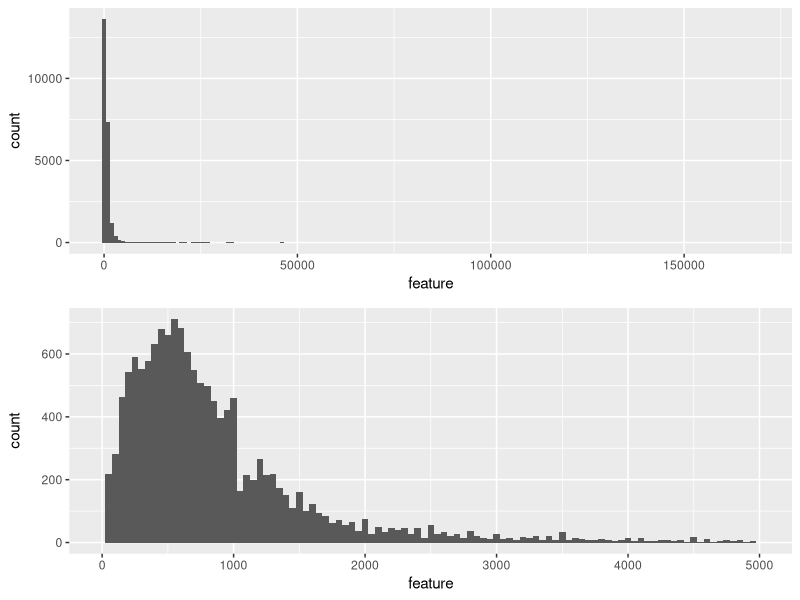
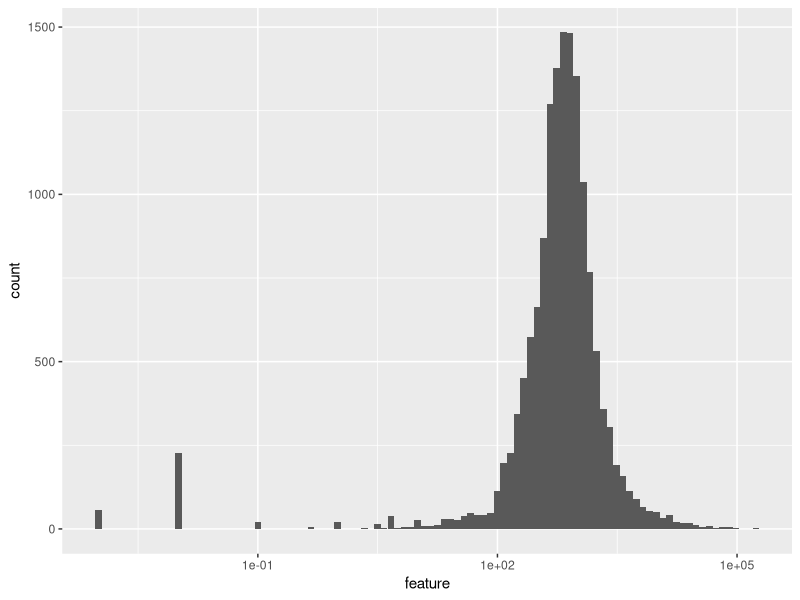
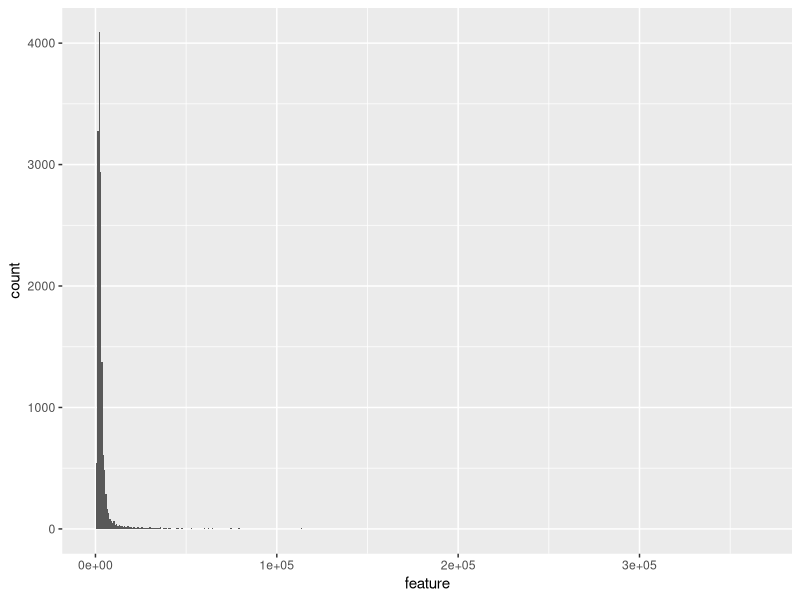
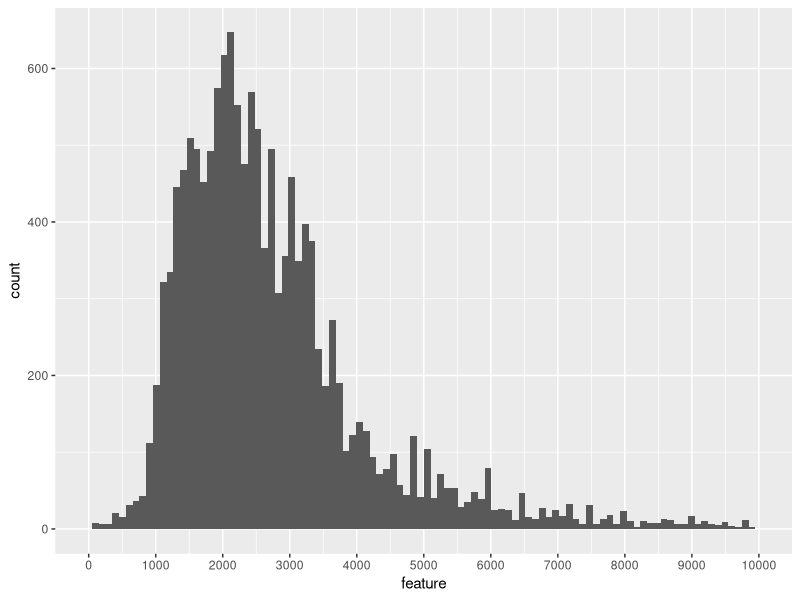
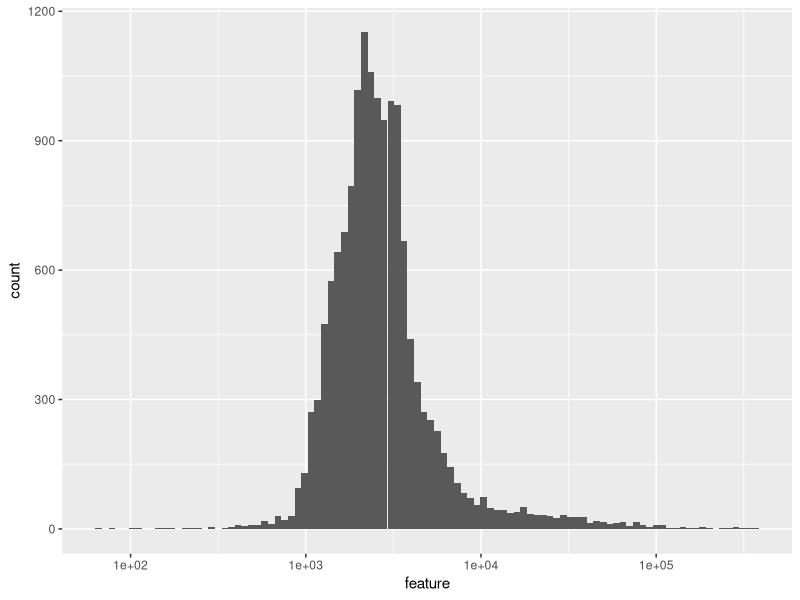
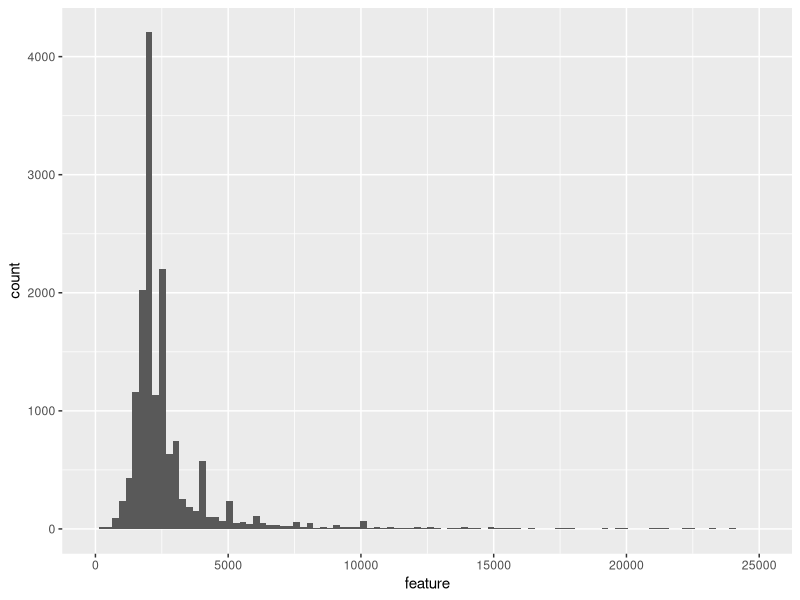
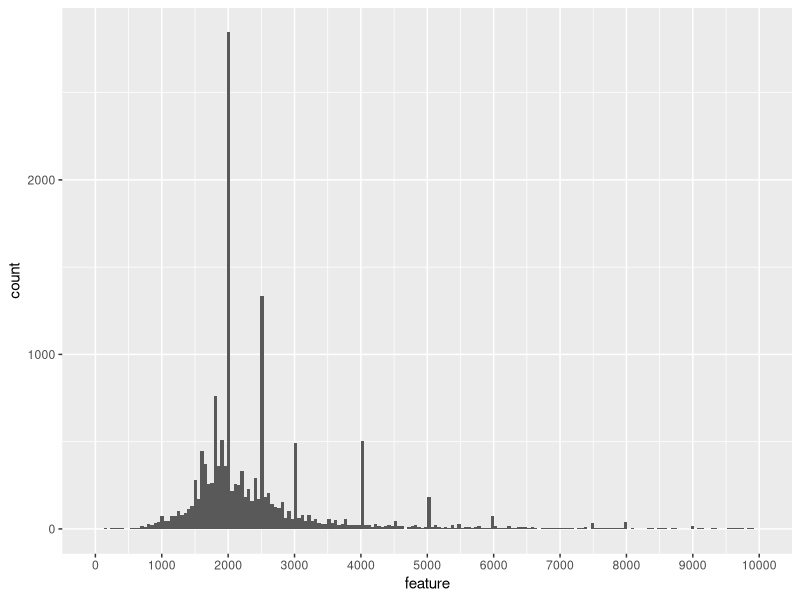
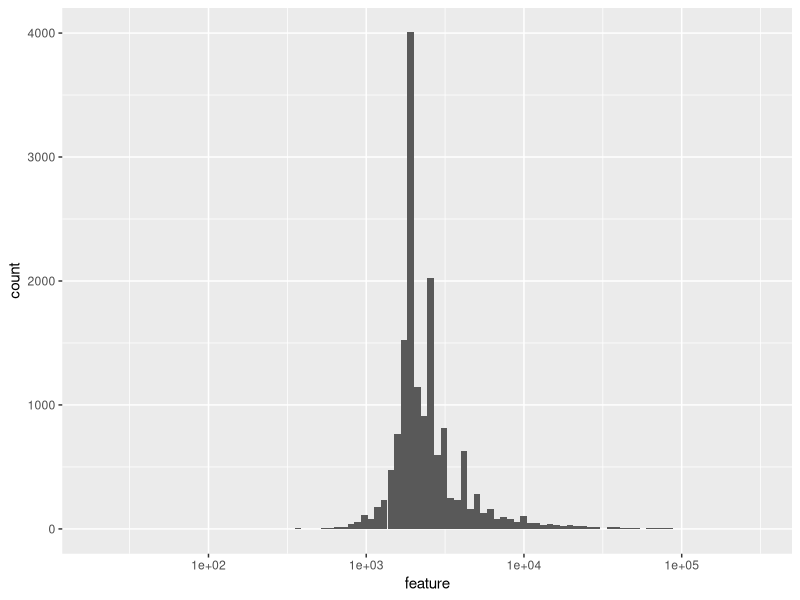

These charts were generated, in order, by the following R code:
## ---- chunk 1

library(ggplot2)
library(openxlsx)
library(gdata)
library(dplyr)
library(stats)
library(gridExtra)
library(grid)
library(gtable)
## ---- chunk 2
knitr::opts_chunk$set(warning=FALSE, message=FALSE)
## ---- chunk 3
# load the data 
sales <- read.xlsx("rollingsales_brooklyn.xlsx", sheet = 1, startRow = 5,
                   detectDates = TRUE)

# convert all column names to lower case
colnames(sales) <- tolower(colnames(sales))

# substitute empty strings with NA
sales[sales$tax.class.at.present =='  ', ]$tax.class.at.present <- NA
sales[sales$building.class.at.present =='  ', ]$building.class.at.present <-NA 
sales[sales$apartment.number == "            ", ]$apartment.number <-NA

# substitute zero zipcodes with NA
sales[sales$zip.code == 0,11] <-NA

# convert all categorical values to factor
sales$neighborhood <- as.factor(sales$neighborhood)
sales$building.class.category <- as.factor(sales$building.class.category)
sales$tax.class.at.present <- as.factor(sales$tax.class.at.present)
sales$building.class.at.present <- as.factor(sales$building.class.at.present)
sales$tax.class.at.time.of.sale <- as.factor(sales$tax.class.at.time.of.sale)
sales$building.class.at.time.of.sale <-
  as.factor(sales$building.class.at.time.of.sale)
sales$block <- as.factor(sales$block)
sales$lot <- as.factor(sales$lot)
sales$zip.code <- as.factor(sales$zip.code)

# substitute zeros and probably erroneus years with NA
sales[!is.na(sales$year.built) & sales$year.built == 1380,17] <- NA
sales[!is.na(sales$year.built) & sales$year.built == 1050,17] <- NA
sales[!is.na(sales$year.built) & sales$year.built == 0, 17] <- NA

# trim whitespaces
sales$neighborhood <- trim(sales$neighborhood)
sales$building.class.category <- trim(sales$building.class.category)
sales$address <- trim(sales$address)
sales$apartment.number <- trim(sales$apartment.number)
## ---- chunk 4
#  plots basic histogram
hist_base <- function(feature,  ...){
  ggplot(sales, aes(feature)) + geom_histogram( ... )
}
# plots basic bar chart
bar_base <- function(feature){
  ggplot(sales, aes(feature)) + geom_bar()
}
## ---- chunk 5
str(sales)
head(sales)

## ---- chunk 6
summary(sales$sale.price)

## ---- chunk 7
head(table(sales$sale.price))
## ---- chunk 8
nonzero_prices <- subset(sales, sale.price > 0)
summary(nonzero_prices$sale.price)
## ---- chunk 9
# select properties with 1$ price
one_dollar_sale <- sales %>%
  filter(sale.price == 1) %>%
  select(building.class.category,address, year.built,
         gross.square.feet, sale.price)
head(one_dollar_sale,10)
## ---- chunk 10
#p1 <- hist_base(sales$sale.price/1000, binwidth = 1000)
## ---- chunk 11
p1 <- hist_base(sales$sale.price/1000, binwidth = 1000)
p2 <-hist_base(sales$sale.price/1000, binwidth = 50) + xlim(0.001,5000)

g1 <- ggplotGrob(p1)
g2 <- ggplotGrob(p2)

g = rbind(g1, g2, size="first")
g$widths = grid::unit.pmax(g1$widths, g2$widths)
grid::grid.newpage()
grid::grid.draw(g)
## ---- chunk 12
hist_base(sales$sale.price/1000,bins = 100) + scale_x_log10()
## ---- chunk 13
summary(sales$gross.square.feet)
## ---- chunk 14
summary(subset(sales, gross.square.feet > 0)$gross.square.feet)
## ---- chunk 15
hist_base(sales$gross.square.feet, bins = 500) +
  scale_x_continuous(limits = c(1, 366000))
## ---- chunk 16
plot <-hist_base(sales$gross.square.feet, bins = 100) 
plot + scale_x_continuous(limits = c(1, 10000), breaks = seq(0,10000,1000))
## ---- chunk 17
plot + scale_x_log10()
## ---- chunk 18
summary(sales$land.square.feet)
## ---- chunk 19
summary(subset(sales, land.square.feet > 0)$land.square.feet)
## ---- chunk 20
plot <-hist_base(sales$land.square.feet, bins = 100)
plot +  scale_x_continuous(limits = c(1, 25000))
## ---- chunk 21
hist_base(sales$land.square.feet, bins = 200) +
  scale_x_continuous(limits = c(1, 10000), breaks = seq(0,10000,1000))
## ---- chunk 22
plot + scale_x_log10()
## ---- chunk 23
# create new feature "total square feet" as sum of land and gross sf
sales <- mutate(sales, total.square.feet = land.square.feet + gross.square.feet)
## ---- chunk 24
summary(sales$total.square.feet)
## ---- chunk 25
summary(subset(sales, total.square.feet > 0)$total.square.feet)
## ---- chunk 26
plot <- hist_base(sales$total.square.feet, bins = 100)
## ---- chunk 27
plot + scale_x_continuous(limits = c(1,20000))
## ---- chunk 28
# create new feature "price.square.foot" price divided by total sq.ft
sales$price.square.foot <- 
   ifelse(sales$total.square.feet > 0,
          round(sales$sale.price / sales$total.square.feet, 2), 0)
## ---- chunk 29
summary(subset(sales, price.square.foot > 0)$price.square.foot)

## ---- chunk 30
hist_base(sales$price.square.foot, binwidth = 50) +
  scale_x_continuous(limits = c(0, 12060))
## ---- chunk 31
hist_base(sales$price.square.foot, binwidth = 10) +
  scale_x_continuous(limits = c(0.01, 2000))
## ---- chunk 32
summary(sales$year.built)
## ---- chunk 33
hist_base(sales$year.built, binwidth = 5) +
  scale_x_continuous(limits = c(1800,2020), breaks = seq(1800,2020,20))
## ---- chunk 34
hist_base(sales$year.built, binwidth = 1) + 
  scale_x_continuous(limits = c(1800,2020), breaks = seq(1800,2020,20))
## ---- chunk 35
table(sales$residential.units)
## ---- chunk 36
plot <- hist_base(sales$residential.units, binwidth = 1) 
plot
## ---- chunk 37
plot + scale_x_continuous(limits = c(0,50))
## ---- chunk 38
table(sales$commercial.units)
## ---- chunk 39
plot <- hist_base(sales$commercial.units, binwidth = 1)
plot
## ---- chunk 40
plot + scale_x_continuous(limits = c(0,20))
## ---- chunk 41
table(sales$total.units)
## ---- chunk 42
plot <- hist_base(sales$total.units, binwidth = 1)
plot
## ---- chunk 43
plot + scale_x_continuous(limits = c(0,20))
## ---- chunk 44
table(sales$borough)
## ---- chunk 45
# barplot with bars reordered by count
ggplot(sales,
       aes(x= reorder(neighborhood,neighborhood,function(x) length(x)))) + 
  geom_bar() + coord_flip() +
  labs(x = "Neighborhood")

## ---- chunk 46
sort(table(sales$building.class.category), decreasing = TRUE)[1:10]

## ---- chunk 47
ggplot(sales, aes(x = reorder(building.class.category,
                              building.class.category,
                              function(x) length(x)))) + 
  geom_bar() +
  coord_flip() +
  scale_y_log10(breaks = c(10,100,500,1000,5000)) +
  labs(x= "Building class category")
  
## ---- chunk 48
table(sales$tax.class.at.present)
## ---- chunk 49
sort(table(sales$block), decreasing = TRUE) [1:10]
## ---- chunk 50
sort(table(sales$lot), decreasing = TRUE) [1:10]
## ---- chunk 51
table(sales$`ease-ment`)
## ---- chunk 52
sort(table(sales$building.class.at.present), decreasing = TRUE)[1:10]
## ---- chunk 53
table(sales$building.class.at.present)
## ---- chunk 54
sort(table(sales$address), decreasing = TRUE)[1:5]
## ---- chunk 55
bar_base(sales$zip.code) +
  coord_flip() +
  labs(x = "zip code")
## ---- chunk 56
table(sales$tax.class.at.time.of.sale)
## ---- chunk 57
sort(table(sales$building.class.at.time.of.sale), decreasing = TRUE)
## ---- chunk 58
hist_base(sales$sale.date, binwidth = 1)
## ---- chunk 59
hist_base(sales$sale.date, binwidth = 7) +
  scale_x_date(date_breaks = '1 month') +
  theme(axis.text.x = element_text(angle=60, hjust=1))

## ---- chunk 60
ggplot(sales, aes(gross.square.feet, sale.price/1000)) +
  geom_point(alpha = 0.1) +
  scale_x_continuous(limits = c(0, 50000)) + 
  scale_y_continuous(limits = c(0, 50000)) 
## ---- chunk 61
ggplot(sales, aes(gross.square.feet, sale.price/1000)) +
  geom_point(alpha = 0.1) +
  scale_x_continuous(limits = c(1, 10000)) + 
  scale_y_continuous(limits = c(1, 10000)) + 
  geom_smooth()

## ---- chunk 62
cor = cor.test(sales$sale.price, sales$gross.square.feet)
cor$estimate
## ---- chunk 63
ggplot(sales, aes(land.square.feet, sale.price/1000)) +
  geom_point(alpha = 0.1) 

## ---- chunk 64
ggplot(sales, aes(land.square.feet, sale.price/1000)) +
  geom_point(alpha = 0.1) +
  scale_x_continuous(limits = c(1, 10000)) + 
  scale_y_continuous(limits = c(1, 10000)) 
## ---- chunk 65
cor = cor.test(sales$sale.price, sales$land.square.feet)
cor$estimate
## ---- chunk 66
ggplot(sales, aes(total.square.feet, sale.price/1000)) +
  geom_point(alpha = 0.1) +
  scale_x_continuous(limits = c(0, 50000)) + 
  scale_y_continuous(limits = c(0, 50000)) 
## ---- chunk 67
ggplot(sales, aes(total.square.feet, sale.price/1000)) +
  geom_point(alpha = 0.1) +
  scale_x_continuous(limits = c(1, 10000)) + 
  scale_y_continuous(limits = c(1, 10000)) + 
  geom_smooth(method = "lm")
## ---- chunk 68
cor = cor.test(sales$sale.price, sales$total.square.feet)
cor$estimate
## ---- chunk 69
ggplot(sales, aes(total.square.feet, price.square.foot)) + 
  geom_point(alpha = 1/20) + 
  scale_x_continuous(limits = c(1,10000)) +
  scale_y_continuous(limits = c(1,1000)) + 
  geom_smooth()
## ---- chunk 70
ggplot(sales, aes(year.built, price.square.foot)) + 
  geom_point(alpha = 1/20)  
## ---- chunk 71
ggplot(sales, aes(year.built, price.square.foot)) + 
  geom_jitter(alpha = 1/30, width = 1) + 
  scale_x_continuous(limits = c(1895,2016), breaks = seq(1890,2020,20)) + 
  scale_y_continuous(limits = c(1,2000))
## ---- chunk 72
# add new feature "year.built.bucket" - divide years to 10 year buckets
sales$year.built.bucket <- cut(sales$year.built,
                               breaks = seq(1890,2020,10),
                               dig.lab = 4)
## ---- chunk 73
ggplot(subset(sales,price.square.foot > 0),
       aes( year.built.bucket,price.square.foot)) + 
  geom_boxplot(outlier.colour = NA) + 
  scale_y_continuous(limits = c(0,1000)) +
  theme(axis.text.x = element_text(angle=60, hjust=1))
## ---- chunk 74
ggplot(filter(sales, price.square.foot > 0),
       aes(neighborhood, price.square.foot)) + 
  geom_boxplot() + 
  coord_flip(ylim = c(1,2500)) 
## ---- chunk 75
ggplot(filter(sales, sale.price > 0),
       aes(neighborhood, sale.price/(total.units * 1000))) + 
  geom_boxplot() + 
  coord_flip(ylim = c(0,5000))
## ---- chunk 76
ggplot(filter(sales,gross.square.feet >0),
       aes(neighborhood, gross.square.feet)) + 
  geom_boxplot() + 
  scale_y_log10() +
  coord_flip()
## ---- chunk 77
ggplot(filter(sales,gross.square.feet >0),
       aes(neighborhood, gross.square.feet/total.units)) + 
  geom_boxplot() + 
  coord_flip(ylim = c(0,30000))
## ---- chunk 78
ggplot(filter(sales,gross.square.feet >0),
       aes(neighborhood, gross.square.feet/total.units)) + 
  geom_boxplot() + 
  coord_flip(ylim = c(0,10000))
## ---- chunk 79
ggplot(filter(sales,sale.price > 0),
       aes(tax.class.at.present, sale.price/1000)) + 
  geom_boxplot() +
  coord_cartesian(ylim = c(0,10000))
## ---- chunk 80
ggplot(filter(sales,price.square.foot >0), aes(price.square.foot)) + 
  geom_density(aes(color = tax.class.at.present)) +
  coord_cartesian(xlim = c(0,2000)) +
  scale_color_brewer(palette = "Dark2")
## ---- chunk 81
ggplot(filter(sales,price.square.foot > 0),
       aes(tax.class.at.present, price.square.foot)) + 
  geom_boxplot() +
  coord_cartesian(ylim = c(0,3000))
## ---- chunk 82
ggplot(sales, aes(neighborhood) ) +
  geom_bar(aes(fill= tax.class.at.time.of.sale), position = "dodge") + 
  coord_flip() + scale_fill_brewer(palette = "Set1")
## ---- chunk 83
ggplot(sales, aes(neighborhood) ) +
  geom_bar(aes(fill= tax.class.at.time.of.sale), position = "fill") + 
  coord_flip() +
  scale_fill_brewer(palette = 'Set1')
## ---- chunk 84
ggplot(sales, aes(building.class.category, price.square.foot)) +
  geom_boxplot() + 
  coord_flip() + 
  scale_y_continuous(limits = c(1,1000))
## ---- chunk 85
ggplot(sales, aes(sale.date, sale.price/1000)) +
  geom_point(alpha = 1/5) +
  scale_x_date(date_breaks = '1 month') + 
  scale_y_continuous(limits = c(0,50000)) +
  theme(axis.text.x = element_text(angle=60, hjust=1))
## ---- chunk 86
# added summary statistics to the plot
ggplot(sales, aes(sale.date, sale.price/1000)) + 
  geom_point(alpha = 1/20) + 
  geom_line(color = 'red',stat = "summary", fun.y = mean) + 
  scale_x_date(date_breaks = '1 month') +
  scale_y_continuous(limits = c(1,10000)) +
  theme(axis.text.x = element_text(angle=60, hjust=1))
## ---- chunk 87
ggplot(sales, aes(sale.date, price.square.foot)) +
  geom_point(alpha = 1/5) +
  scale_x_date(date_breaks = '1 month') + 
  scale_y_continuous(limits = c(1,1000)) +
  geom_smooth(method = 'gam') +
  theme(axis.text.x = element_text(angle=60, hjust=1))
## ---- chunk 88
ggplot(sales, aes(gross.square.feet, sale.price/1000,
                  color = tax.class.at.time.of.sale)) +
  geom_point(alpha = 0.3) +
  scale_x_continuous(limits = c(1, 10000)) + 
  scale_y_continuous(limits = c(1, 10000)) +
  scale_color_brewer(palette = 'Set2') +
  geom_smooth(se = FALSE)
## ---- chunk 89
ggplot(filter(sales,gross.square.feet > 0), aes(gross.square.feet)) + 
  geom_density(aes(color = tax.class.at.time.of.sale)) + 
  coord_cartesian(xlim = c(1,20000))
## ---- chunk 90
ggplot(filter(sales,gross.square.feet > 0,sale.price > 0),
       aes(gross.square.feet/total.units,
           sale.price/total.units,
           color = tax.class.at.time.of.sale)) +
  geom_point(alpha = 0.3) +
  scale_y_log10() +
  scale_x_log10() +
  scale_color_brewer(palette = 'Set2') +
  geom_smooth(se = FALSE)
## ---- chunk 91
ggplot(filter(sales,gross.square.feet > 0,price.square.foot > 10),
       aes(gross.square.feet/total.units,
           price.square.foot)) +
  geom_point(aes(color = tax.class.at.time.of.sale),alpha = 0.3) +
  scale_y_log10() +
  scale_x_log10() +
  scale_color_brewer(palette = 'Set2') +
  geom_smooth(aes(color = tax.class.at.time.of.sale), se = FALSE)
## ---- chunk 92
ggplot(filter(sales,gross.square.feet > 0,sale.price > 1000, year.built >0),
       aes(gross.square.feet/total.units,
           sale.price/total.units)) +
  geom_point(aes(color = year.built),
             alpha = 0.3) +
  scale_y_log10() +
  scale_colour_gradientn(colours = heat.colors(14)) +
  coord_cartesian(xlim = c(10,3000), ylim = c(1000,10000000))
## ---- chunk 93
ggplot(filter(sales, sale.price >1000),
       aes(year.built.bucket,sale.price/total.units)) +
  geom_boxplot(aes(fill = tax.class.at.time.of.sale)) +
  scale_y_log10() +
  theme(axis.text.x = element_text(angle=60, hjust=1))
## ---- chunk 94
ggplot(filter(sales, price.square.foot >0),
       aes(year.built.bucket,price.square.foot)) +
  geom_boxplot(aes(fill = tax.class.at.time.of.sale) ) +
  coord_cartesian(ylim = c(0,2000))+
  theme(axis.text.x = element_text(angle=60, hjust=1))
## ---- chunk 95
ggplot(filter(sales, sale.price > 1000),
       aes(sale.price/(total.units*1000),neighborhood)) +
  geom_jitter(aes(color = tax.class.at.time.of.sale),
              height = 0.9, alpha = 1, shape = ".") + 
  coord_cartesian(xlim = c(0,5000))
## ---- chunk 96

ggplot(sales, aes(x = sale.price/1000)) + 
  geom_histogram(bins = 200, fill = 'darkblue') +
  scale_x_log10(breaks = c(1,10,100,1000,10000)) +
  labs(x = "Sale price in $1000",y = "Number of sales",
       title = "Distribution of sale prices on log scale")
## ---- chunk 97
ggplot(filter(sales, sale.price >1000),
       aes(year.built.bucket,sale.price/total.units)) +
  geom_boxplot(aes(fill = tax.class.at.time.of.sale)) +
  scale_y_log10() +
  theme(axis.text.x = element_text(angle=60, hjust=1)) +
  labs(title = "Distribution of sale prices by years built (in log scale)",
       x = 'Year built',
       y = 'Sale price for unit, $',
       fill = 'Tax class')
## ---- chunk 98
ggplot(filter(sales,gross.square.feet > 0,sale.price > 5000),
       aes(gross.square.feet/total.units,
           sale.price/total.units)) +
  geom_point(aes(color = tax.class.at.time.of.sale),alpha = 0.3) +
  scale_y_log10() +
  scale_x_log10(minor_breaks = seq(0,1000000,10000),
                breaks = c(1000,10000,100000)) +
  scale_color_brewer(palette = 'Set2') +
  geom_smooth(aes(color = tax.class.at.time.of.sale), se= FALSE) +
  labs(title = "Relationship between floor area and price of one unit",
       x = "Gross square feet ",
       y = "Sale price, $",
       color = "Tax class")
